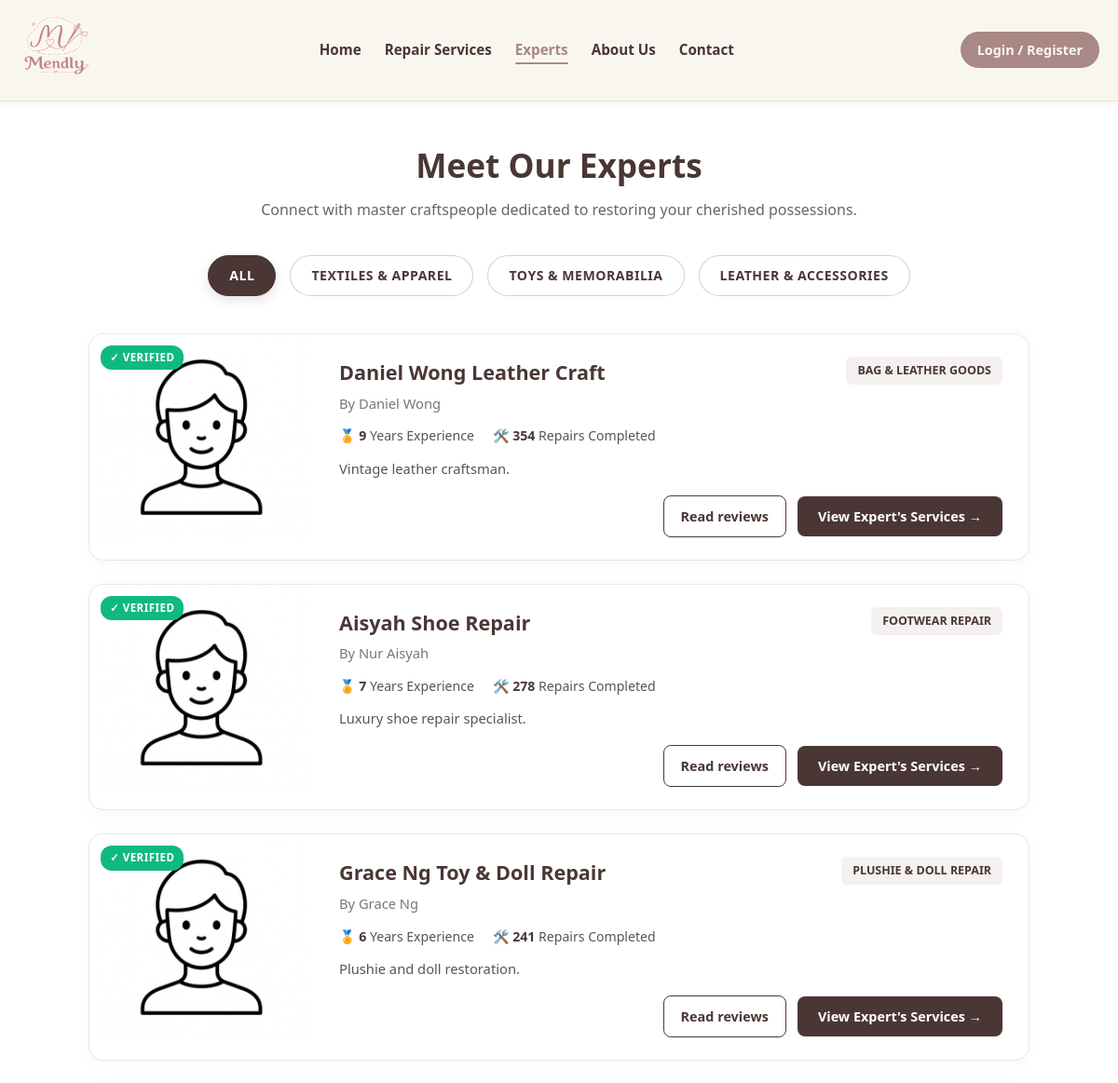
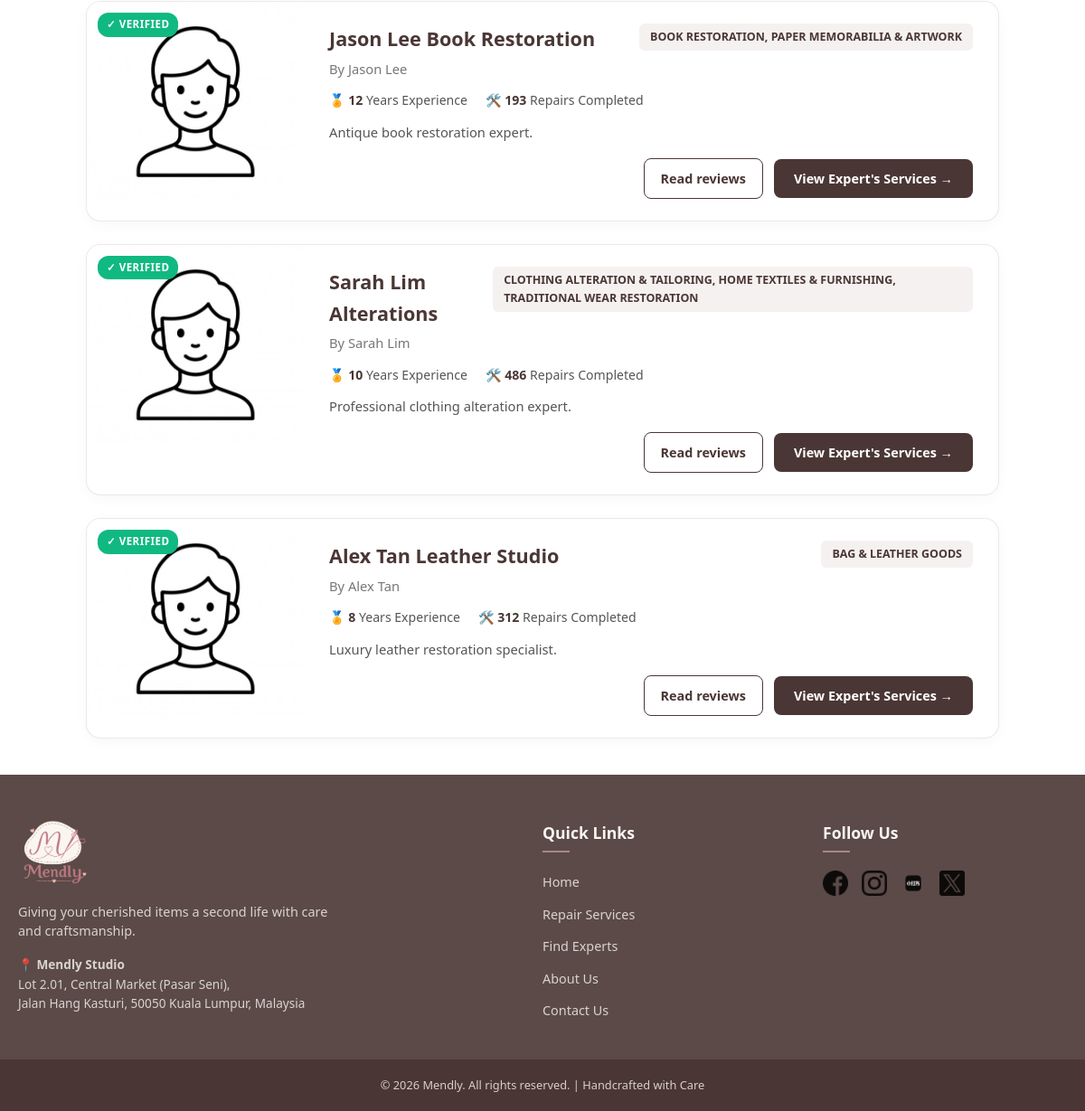
The page /experts.php on the database its author committed (2 pictures, top to bottom).
### tables this page shows
CREATE TABLE experts (
    expert_id              INT AUTO_INCREMENT PRIMARY KEY,
    full_name               VARCHAR(100) NOT NULL,
    email                    VARCHAR(100) NOT NULL UNIQUE,
    phone                    VARCHAR(20)  NOT NULL,
    location                 VARCHAR(150) NOT NULL,
    password                 VARCHAR(255) NOT NULL,
    business_name            VARCHAR(150) NOT NULL,
    experience                VARCHAR(20)  NOT NULL,
    description              TEXT,

     
     
     
     
     
     
     
    first_login_done         BOOLEAN DEFAULT TRUE,

    photo_path                MEDIUMBLOB,
    photo_path_mime           VARCHAR(20),

     
    avatar                    MEDIUMBLOB,
    avatar_mime               VARCHAR(20),
    bio                       TEXT,
    years_experience          INT DEFAULT 0,
    completed_repairs         INT DEFAULT 0,
    response_rate             DECIMAL(5,2) DEFAULT 0,
    average_response_time     VARCHAR(50),
    verified                  BOOLEAN DEFAULT FALSE,

    created_at                TIMESTAMP DEFAULT CURRENT_TIMESTAMP
);

### includes/helpers.php (called while the page is built, shortened)
<?php
function e($value): string
{
    return htmlspecialchars((string) ($value ?? ''), ENT_QUOTES, 'UTF-8');
}
function imageDataUri(?string $data, ?string $mime, ?string $fallback = null): ?string
{
    if ($data === null || $data === '' || $mime === null || $mime === '') {
        return $fallback;
    }
    return 'data:' . $mime . ';base64,' . base64_encode($data);
}

### experts.php (the view, shortened to what this page needs)
<?php
$currentPage = 'experts';
include 'includes/db.php';
$selectedCategory = $_GET['category'] ?? 'all';
$categories = [
    'all'      => 'ALL',
    'textiles' => 'TEXTILES & APPAREL',
    'toys'     => 'TOYS & MEMORABILIA',
    'leather'  => 'LEATHER & ACCESSORIES'
];
$sql = "SELECT
            e.expert_id,
            e.full_name,
            e.business_name,
            e.experience,
            e.years_experience,
            e.completed_repairs,
            e.bio,
            e.description,
            e.photo_path,
            e.photo_path_mime,
            e.avatar,
            e.avatar_mime,
            e.verified,
            GROUP_CONCAT(DISTINCT c.category_name ORDER BY c.category_name SEPARATOR ', ') AS specialisation,
            GROUP_CONCAT(DISTINCT c.category_group) AS category_groups
        FROM experts e
        LEFT JOIN services s   ON s.expert_id = e.expert_id AND s.status = 'active'
        LEFT JOIN categories c ON c.category_id = s.category_id
        GROUP BY e.expert_id
        ORDER BY e.expert_id DESC";
$result  = mysqli_query($conn, $sql);
$experts = [];
if ($result) {
    while ($row = mysqli_fetch_assoc($result)) {
        $groups = $row['category_groups'] ? explode(',', $row['category_groups']) : [];
        if ($selectedCategory === 'all' || in_array($selectedCategory, $groups, true)) {
            $experts[] = $row;
        }
    }
}
?>
<!DOCTYPE html>
<html lang="en">
<head>
    <link rel="stylesheet" href="assets/css/global.css">
    <link rel="stylesheet" href="assets/css/experts.css">
</head>
<body>
    <?php include "includes/header.php"; ?>
    <main class="experts-page-container">
        <div class="page-header">
            <h1>Meet Our Experts</h1>
            <p>Connect with master craftspeople dedicated to restoring your cherished possessions.</p>
        </div>
        <div class="expert-category-nav">
            <?php foreach ($categories as $key => $label): ?>
                <a
                    href="experts.php?category=<?php echo $key; ?>"
                    class="cat-btn <?php echo ($selectedCategory === $key) ? 'active' : ''; ?>">
                    <?php echo htmlspecialchars($label); ?>
                </a>
            <?php endforeach; ?>
        </div>
        <div class="experts-list">
            <?php foreach ($experts as $expert):
                $photo = imageDataUri($expert['photo_path'], $expert['photo_path_mime'])
                    ?? imageDataUri($expert['avatar'], $expert['avatar_mime'], 'assets/images/default-expert.jpg');
                $years = (int) ($expert['years_experience'] ?? 0);
            ?>
                <div class="expert-card">
                    <div class="expert-img-wrapper">
                        <img
                            src="<?php echo htmlspecialchars($photo); ?>"
                            alt="<?php echo htmlspecialchars($expert['business_name']); ?>"
                            class="expert-img"
                            onerror="this.src='assets/images/default-expert.jpg';">
                        <?php if (!empty($expert['verified'])): ?>
                            <span class="verified-badge">✓ Verified</span>
                        <?php endif; ?>
                    </div>
                    <div class="expert-content">
                        <div>
                            <div class="expert-header">
                                <div class="expert-title-area">
                                    <h2><?php echo htmlspecialchars($expert['business_name'] ?: $expert['full_name']); ?></h2>
                                    <p class="expert-name">By <?php echo htmlspecialchars($expert['full_name']); ?></p>
                                </div>
                                <?php if (!empty($expert['specialisation'])): ?>
                                    <span class="specialisation-tag"><?php echo e($expert['specialisation']); ?></span>
                                <?php endif; ?>
                            </div>
                            <div class="expert-stats">
                                <span class="stat-item">
                                    🏅 <strong><?php echo $years > 0 ? $years : e($expert['experience']); ?></strong> Years Experience
                                </span>
                                <span class="stat-item">
                                    🛠️ <strong><?php echo (int)($expert['completed_repairs'] ?? 0); ?></strong> Repairs Completed
                                </span>
                            </div>
                            <p class="expert-bio">
                                <?php
                                $bioText = $expert['bio'] ?: ($expert['description'] ?: 'No bio provided yet.');
                                echo htmlspecialchars(mb_strimwidth($bioText, 0, 120, '...'));
                                ?>
                            </p>
                        </div>
                        <div class="card-footer">
                            <a href="expert-review.php?expert_id=<?php echo $expert['expert_id']; ?>" class="btn-view-reviews">
                                Read reviews
                            </a>
                            <a href="browse-services.php?expert=<?php echo $expert['expert_id']; ?>" class="btn-view-services">
                                View Expert's Services &rarr;
                            </a>
                        </div>
                    </div>
                </div>
            <?php endforeach; ?>
        </div>
    </main>
    <?php include "includes/footer.php"; ?>
</body>
</html>

### includes/header.php (shortened to what this page needs)
<?php
require_once __DIR__ . '/helpers.php';
?>
<header class="main-header">
    <div class="header-container">
        <div id="logo-group">
            <a href="index.php" class="logo-link">
                <img src="assets/images/logo.png" alt="Mendly Logo" class="logo" title="Mendly Logo">
            </a>
        </div>
        <?php
        include __DIR__ . '/nav.php';
        ?>
    </div>
</header>

### includes/nav.php (shortened to what this page needs)
<?php
require_once __DIR__ . '/helpers.php';
$isLoggedIn = isset($_SESSION['user_id']);
$role       = currentRole();
$navActive  = fn(string $page): string => (isset($currentPage) && $currentPage === $page) ? 'active' : '';
if ($role === 'expert') {
    $mainLinks = [
        ['my-services.php',        'My Services',      'my_services'],
        ['my-requests-expert.php', 'Service Requests', 'expert_requests'],
    ];
    $accountLinks = [
        ['profile.php',            'Profile'],
        ['my-services.php',        'My Services'],
        ['add-service.php',        'Add a Service'],
        ['my-requests-expert.php', 'Service Requests'],
        ['expert-review.php?expert_id=' . (int) $_SESSION['user_id'], 'My Reviews'],
    ];
} else {
    $mainLinks = [
        ['browse-services.php', 'Repair Services', 'services'],
        ['experts.php',         'Experts',         'experts'],
    ];
    $accountLinks = [
        ['profile.php',     'Profile'],
        ['my-requests.php', 'My Requests'],
        ['wishlist.php',    'Favorites'],
        ['review.php',      'Write a Review'],
    ];
}
$displayName = $_SESSION['full_name'] ?? 'User';
?>
<nav id="primary-nav">
    <ul class="primary-nav-list">
        <li><a href="index.php" class="<?php echo $navActive('home'); ?>">Home</a></li>
        <?php foreach ($mainLinks as [$href, $label, $key]): ?>
            <li><a href="<?php echo $href; ?>" class="<?php echo $navActive($key); ?>"><?php echo $label; ?></a></li>
        <?php endforeach; ?>
        <li><a href="about.php" class="<?php echo $navActive('about'); ?>">About Us</a></li>
        <li><a href="contact.php" class="<?php echo $navActive('contact'); ?>">Contact</a></li>
    </ul>
</nav>
<div class="header-right">
    <?php if ($isLoggedIn): ?>
        <div class="profile-dropdown-wrapper">
            <button class="avatar-btn" id="avatarBtn" aria-label="User Menu" aria-haspopup="true">
                <?php if (!empty($_SESSION['avatar'])): ?>
                    <img src="<?php echo e($_SESSION['avatar']); ?>" alt="User Avatar" class="user-avatar">
                <?php else: ?>
                    <span class="user-avatar user-avatar-initial"><?php echo e(strtoupper(substr($displayName, 0, 1))); ?></span>
                <?php endif; ?>
            </button>
            <div class="profile-dropdown-menu" id="profileDropdown">
                <div class="dropdown-header">
                    <strong><?php echo e($displayName); ?></strong>
                    <small class="dropdown-role"><?php echo e(ucfirst($role)); ?></small>
                </div>
                <hr>
                <?php foreach ($accountLinks as [$href, $label]): ?>
                    <a href="<?php echo e($href); ?>"><?php echo $label; ?></a>
                <?php endforeach; ?>
                <hr>
                <a href="logout.php" class="logout-link">Log Out</a>
            </div>
        </div>
    <?php else: ?>
        <a href="login.php" class="auth-btn">Login / Register</a>
    <?php endif; ?>
</div>

### includes/footer.php (shortened to what this page needs)
<footer id="main-footer">
    <div class="footer-container">
        <div class="footer-brand">
            <div class="footer-logo-group">
                <img src="assets/images/logo.png" alt="Mendly Logo" class="footer-logo">
            </div>
            <p class="footer-tagline">Giving your cherished items a second life with care and craftsmanship.</p>
            <p class="footer-address">
                📍 <strong>Mendly Studio</strong><br>
                Lot 2.01, Central Market (Pasar Seni),<br>
                Jalan Hang Kasturi, 50050 Kuala Lumpur, Malaysia
            </p>
        </div>
        <div class="footer-links">
            <h4 class="footer-heading">Quick Links</h4>
            <ul>
                <li><a href="index.php">Home</a></li>
                <li><a href="browse-services.php">Repair Services</a></li>
                <li><a href="experts.php">Find Experts</a></li>
                <li><a href="about.php">About Us</a></li>
                <li><a href="contact.php">Contact Us</a></li>
            </ul>
        </div>
        <div class="footer-social">
            <h4 class="footer-heading">Follow Us</h4>
            <div class="social-icons">
                <a href="https://facebook.com" target="_blank" rel="noopener noreferrer"><img src="assets/images/facebook.png" alt="Facebook" class="social-icon"></a>
                <a href="https://instagram.com" target="_blank" rel="noopener noreferrer"><img src="assets/images/instagram.png" alt="Instagram" class="social-icon"></a>
                <a href="https://xiaohongshu.com" target="_blank" rel="noopener noreferrer"><img src="assets/images/redNote.png" alt="Red Note" class="social-icon"></a>
                <a href="https://x.com" target="_blank" rel="noopener noreferrer"><img src="assets/images/x.png" alt="X (Twitter)" class="social-icon"></a>
            </div>
        </div>
    </div>
    <div class="footer-bottom">
        <p>&copy; 2026 Mendly. All rights reserved. | Handcrafted with Care</p>
    </div>
</footer>
<link rel="stylesheet" href="assets/css/chat.css">

### assets/css/global.css (style rules this page uses)
:root { --color-light: rgba(249, 246, 240, 1); --color-medium: rgba(169, 136, 133, 1); --color-dark: rgba(74, 55, 53, 1); --color-subtle-dark: rgba(122, 98, 96, 1); --color-dark-80: rgba(74, 55, 53, 0.9); --color-dark-90: rgba(74, 55, 53, 0.98); --color-light-80: rgba(249, 246, 240, 0.8); --font-main: "Segoe UI", Tahoma, Geneva, Verdana, sans-serif; --transition-fast: all 0.3s ease; }
* { margin: 0; padding: 0; box-sizing: border-box; }
body { font-family: var(--font-main); color: var(--color-dark); line-height: 1.6; overflow-x: hidden; }
a { text-decoration: none; color: inherit; }
ul { list-style: none; }
.main-header { background-color: var(--color-light); border-bottom: 1px solid rgba(0, 0, 0, 0.08); box-shadow: 0 2px 8px rgba(74, 55, 53, 0.06); position: sticky; top: 0; z-index: 100; font-family: var( --font-main ); }
.header-container { max-width: 1200px; margin: 0 auto; padding: 15px 20px; display: flex; align-items: center; justify-content: space-between; }
#logo-group { display: flex; align-items: center; }
.logo { width: 80px; height: 70px; object-fit: fill; }
.header-right { display: flex; align-items: center; gap: 15px; }
.auth-btn { padding: 8px 18px; background-color: var(--color-medium); color: var(--color-light); border-radius: 20px; font-weight: 600; font-size: 0.9rem; text-decoration: none; transition: var(--transition-fast); }
#primary-nav { display: flex; align-items: center; }
.primary-nav-list { display: flex; align-items: center; gap: 25px; list-style: none; margin: 0; padding: 0; }
.primary-nav-list li a { font-size: 0.95rem; font-weight: 600; color: var(--color-dark); padding: 6px 0; position: relative; text-decoration: none; transition: var(--transition-fast); }
.primary-nav-list li a::after { content: ""; position: absolute; bottom: 0; left: 0; width: 0%; height: 2px; background-color: var(--color-medium); transition: var(--transition-fast); border-radius: 2px; }
.primary-nav-list li a:hover, .primary-nav-list li a.active { color: var(--color-medium); }
.primary-nav-list li a:hover::after, .primary-nav-list li a.active::after { width: 100%; }
@media screen and (min-width: 1025px) { #primary-nav { display: flex; } }
@media screen and (min-width: 1025px) { .header-right { display: flex; } }
#main-footer { background-color: var(--color-dark-80); color: var(--color-light); padding-top: 50px; }
.footer-container { max-width: 1200px; margin: 0 auto; padding: 0 20px 40px 20px; display: grid; grid-template-columns: 2fr 1fr 1fr; gap: 40px; }
.footer-logo-group { display: flex; align-items: center; gap: 12px; margin-bottom: 15px; }
.footer-logo { width: 80px; object-fit: contain; }
.footer-tagline { font-size: 0.9rem; color: var(--color-light-80); margin-bottom: 15px; max-width: 350px; line-height: 1.5; }
.footer-address { font-size: 0.85rem; color: var(--color-light-80); line-height: 1.6; }
.footer-heading { font-size: 1.1rem; color: var(--color-light); margin-bottom: 20px; position: relative; padding-bottom: 8px; }
.footer-heading::after { content: ""; position: absolute; bottom: 0; left: 0; width: 30px; height: 2px; background-color: var(--color-medium); }
.footer-links ul { display: flex; flex-direction: column; gap: 10px; }
.footer-links ul li a { font-size: 0.9rem; color: var(--color-light-80); transition: var(--transition-fast); }
.social-icons { display: flex; align-items: center; gap: 15px; }
.social-icon { width: 28px; height: 28px; object-fit: contain; opacity: 0.85; transition: var(--transition-fast); cursor: pointer; }
.footer-bottom { background-color: var(--color-dark-90); text-align: center; padding: 18px 20px; font-size: 0.8rem; color: var(--color-light-80); border-top: 1px solid rgba(249, 246, 240, 0.1); }

### rows shown on the page
experts: verified "✓ VERIFIED", business_name "Daniel Wong Leather Craft", full_name "Daniel Wong", specialisation "BAG & LEATHER GOODS", years_experience "9", completed_repairs "354", bio "Vintage leather craftsman."
experts: verified "✓ VERIFIED", business_name "Aisyah Shoe Repair", full_name "Nur Aisyah", specialisation "FOOTWEAR REPAIR", years_experience "7", completed_repairs "278", bio "Luxury shoe repair specialist."
experts: verified "✓ VERIFIED", business_name "Grace Ng Toy & Doll Repair", full_name "Grace Ng", specialisation "PLUSHIE & DOLL REPAIR", years_experience "6", completed_repairs "241", bio "Plushie and doll restoration."
experts: verified "✓ VERIFIED", business_name "Jason Lee Book Restoration", full_name "Jason Lee", specialisation "BOOK RESTORATION, PAPER MEMORABILIA & ARTWORK", years_experience "12", completed_repairs "193", bio "Antique book restoration expert."
experts: verified "✓ VERIFIED", business_name "Sarah Lim Alterations", full_name "Sarah Lim", specialisation "CLOTHING ALTERATION & TAILORING, HOME TEXTILES & FURNISHING, TRADITIONAL WEAR RESTORATION", years_experience "10", completed_repairs "486", bio "Professional clothing alteration expert."
experts: verified "✓ VERIFIED", business_name "Alex Tan Leather Studio", full_name "Alex Tan", specialisation "BAG & LEATHER GOODS", years_experience "8", completed_repairs "312", bio "Luxury leather restoration specialist."

### other values the page prints
$label "Repair Services"
$label "Experts"
$label "ALL"
$label "TEXTILES & APPAREL"
$label "TOYS & MEMORABILIA"
$label "LEATHER & ACCESSORIES"
